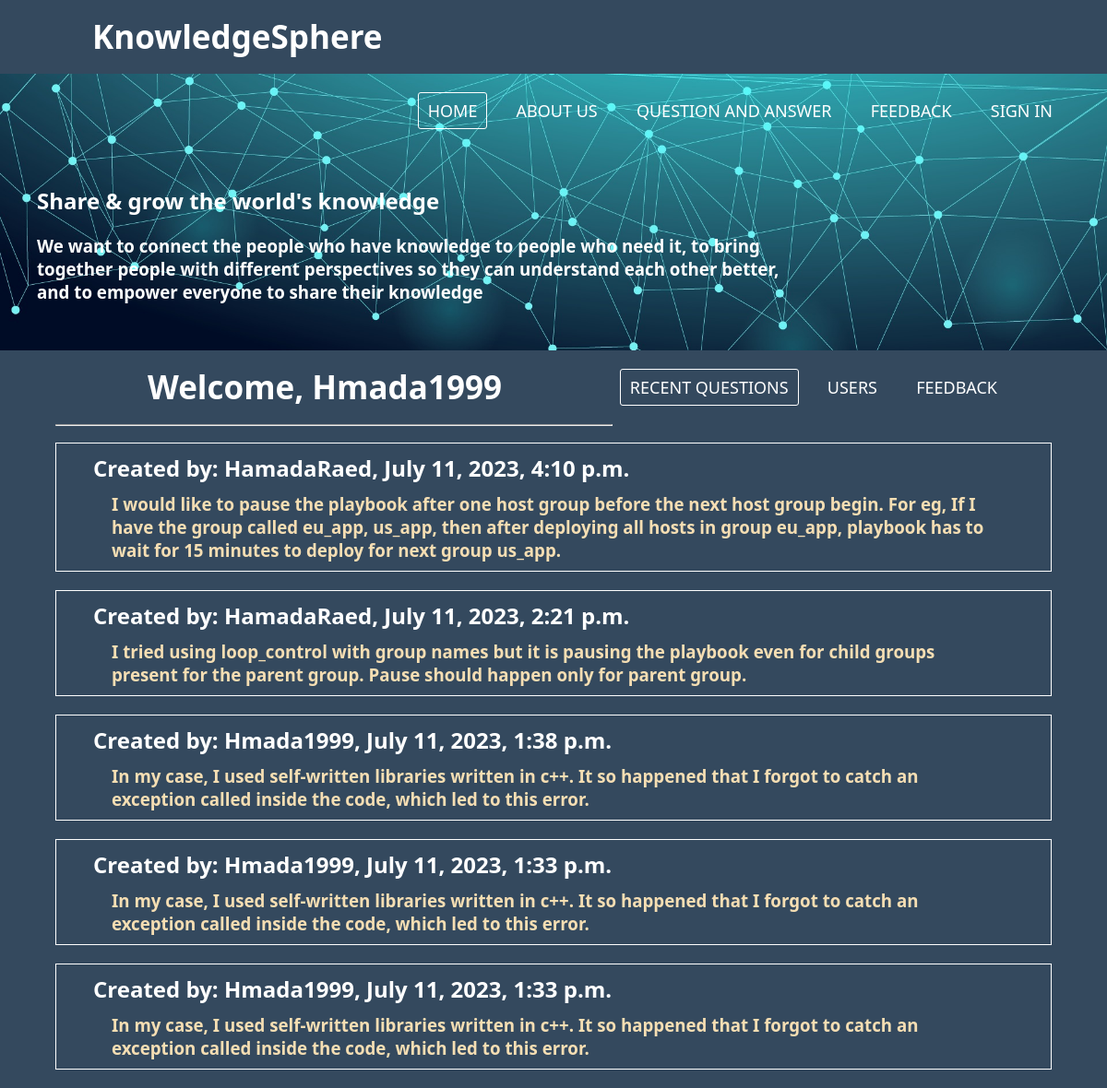
The app's page / (signed in), older data.
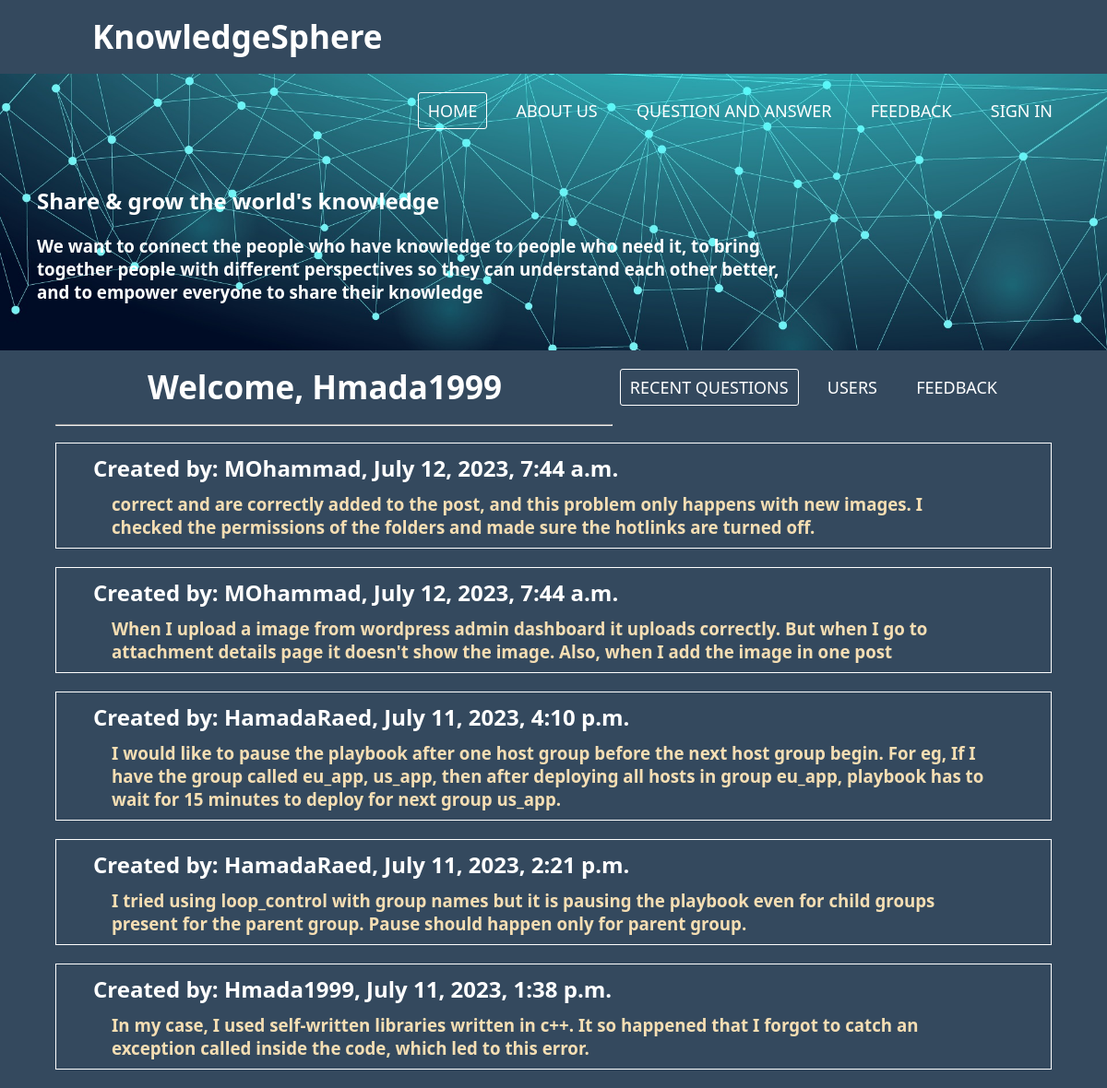
The same page, newer data.
### soloapp/models.py (models this page shows)
class Question(models.Model):
    message_text = models.TextField()
    desc = models.TextField()
    user = models.ForeignKey(User, related_name='messages', on_delete = models.CASCADE)
    created_at = models.DateTimeField(auto_now_add=True)
    updated_at = models.DateTimeField(auto_now=True)

class User(models.Model):
    username = models.CharField(max_length=255)
    email = models.CharField(max_length=255)
    password = models.CharField(max_length=255)
    created_at = models.DateTimeField(auto_now_add=True)
    updated_at = models.DateTimeField(auto_now=True)
    objects = UserManager()

### soloapp/views.py (the view)
# urls.py: path('', views.index),
def index(request):
    orderedQuestion = Question.objects.order_by('-created_at')
    listOfQuestion = []
    index = 0
    while index < len(orderedQuestion) and index < 5 :
        listOfQuestion.append(orderedQuestion[index])
        index = index + 1
    content ={
        'questions' : listOfQuestion,
        'user' : User.objects.get(id=request.session['user']),
        'comments' : Comment.objects.all(),
    }
    return render(request, 'index.html', content )

### soloapp/templates/index.html (shortened to what this page needs)
<!DOCTYPE html>
<html lang="en">
<head>
    {% load static %}
    <link rel="stylesheet" href="{% static 'css/index.css' %}">
    <link rel="stylesheet" href="https://cdnjs.cloudflare.com/ajax/libs/font-awesome/4.7.0/css/font-awesome.min.css">
</head>
<body>
    <main>
        <nav>
            <label class="logo">KnowledgeSphere</label>
            <ul>
                <li><a href="/" class="active">Home</a></li>
                <li><a href="/displayAboutUs">About us</a></li>
                <li><a href="displayAllQuestion">Question and Answer</a></li>
                <li><a href="#">Feedback</a></li>
                <li><a href="#">Sign in</a></li>
            </ul>
        </nav>
        <section>
            <header>
                <div>
                    <h1>Share & grow the world's knowledge</h1>
                    <h3>We want to connect the people who have knowledge to people who need it, to bring</h3>
                    <h3>together people with different perspectives so they can understand each other better,
                    </h3>
                    <h3>and to empower everyone to share their knowledge </h3>
                </div>
            </header>
        </section>
        <div class="container">
            <div class="content">
                <nav>
                    <label class="logo">Welcome, {{user.username}}</label>
                    <ul>
                        <li><a href="/" class="active">Recent Questions</a></li>
                        <li><a href="#">Users</a></li>
                        <li><a href="#">Feedback</a></li>
                    </ul>
                    <hr>
                </nav>
                {% for question in questions%}
                <div class="question">
                    <ul class="listQuestion">
                        <h2>Created by: {{question.user.username}}, {{question.created_at}}</h2>
                        <a href="#">
                            <h3>{{question.message_text}}</h3>
                        </a>
                    </ul>
                </div>
                {% endfor %}
            </div>
        </div>
    </main>
</body>
</html>

Row changes from the older to the newer data that the page shows:
no longer on this page (row unchanged): Question: user.username "Hmada1999", created_at "July 11, 2023, 1:33 p.m.", message_text "In my case, I used self-written libraries written in c++. It so happened that I forgot to catch an exception called inside the code, which led to this error."
no longer on this page (row unchanged): Question: user.username "Hmada1999", created_at "July 11, 2023, 1:33 p.m.", message_text "In my case, I used self-written libraries written in c++. It so happened that I forgot to catch an exception called inside the code, which led to this error."
added Question: user.username "MOhammad", created_at "July 12, 2023, 7:44 a.m.", message_text "correct and are correctly added to the post, and this problem only happens with new images. I checked the permissions of the folders and made sure the hotlinks are turned off."
added Question: user.username "MOhammad", created_at "July 12, 2023, 7:44 a.m.", message_text "When I upload a image from wordpress admin dashboard it uploads correctly. But when I go to attachment details page it doesn't show the image. Also, when I add the image in one post"
